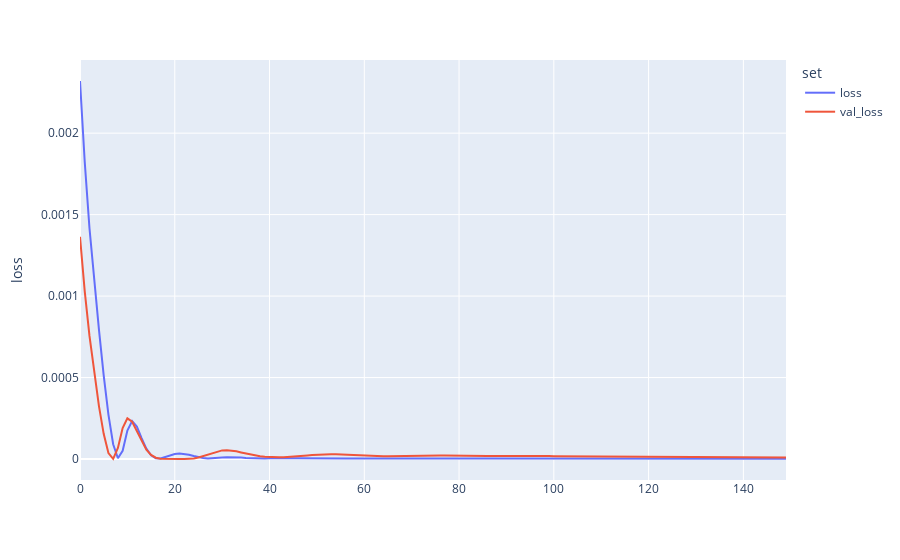

Notebook source saved alongside this figure:
### Code cell
%%time

train_history = trainmv_ts(
    train_set=ts_train, 
    val_set=ts_val,
    model=None,
    n_step=2,
    epochs=150,
    steps_per_epoch=1,
    scale=None,
    expanding_factor=1,
    verbose=0
)

plot_learning_curve(train_history.history.history)

### Figure 1 — Plotly figure (JSON) as saved in the notebook; plotly's stock layout.template omitted (floating-point values rounded to 4 significant figures; data arrays with more than 128 entries replaced by an {"elided": "..."} marker saying what was removed)
{"data": [{"hovertemplate": "set=loss<br>loss=%{y}<extra></extra>", "legendgroup": "loss", "line": {"color": "#636efa", "dash": "solid"}, "mode": "lines", "name": "loss", "showlegend": true, "type": "scatter", "xaxis": "x", "y": {"elided": "150 float values"}, "yaxis": "y"}, {"hovertemplate": "set=val_loss<br>loss=%{y}<extra></extra>", "legendgroup": "val_loss", "line": {"color": "#EF553B", "dash": "solid"}, "mode": "lines", "name": "val_loss", "showlegend": true, "type": "scatter", "xaxis": "x", "y": {"elided": "150 float values"}, "yaxis": "y"}], "layout": {"legend": {"title": {"text": "set"}, "tracegroupgap": 0}, "margin": {"t": 60}, "xaxis": {"anchor": "y", "domain": [0, 1]}, "yaxis": {"anchor": "x", "domain": [0, 1], "title": {"text": "loss"}}}}
